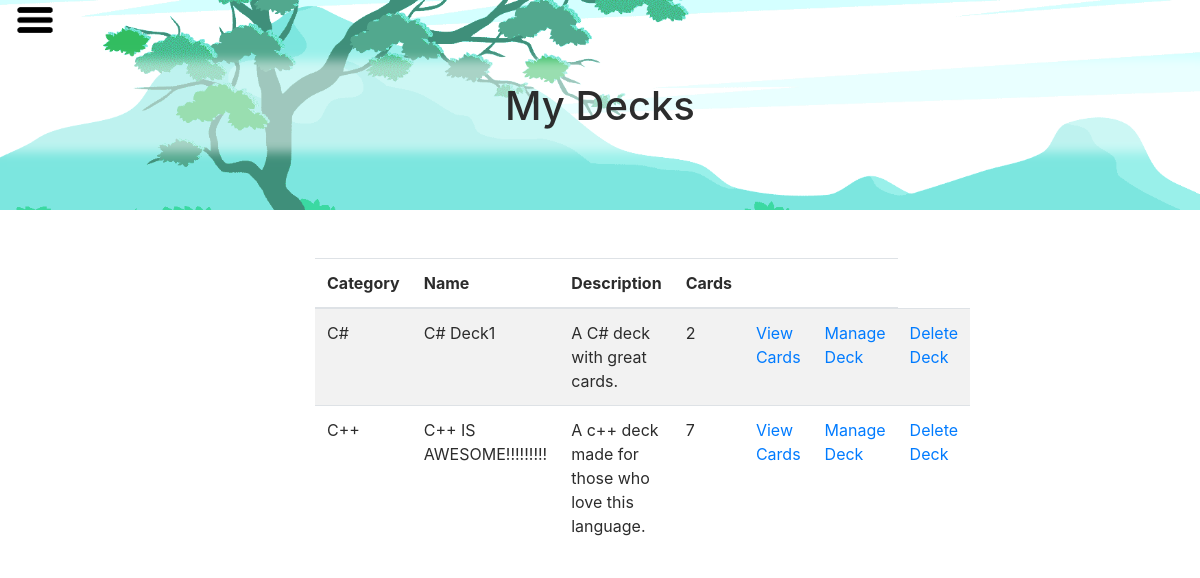
The app's page /views/myDecks.php (signed in) with its own data.
### tables this page shows
CREATE TABLE IF NOT EXISTS `decks` (
  `DeckID` int(11) NOT NULL AUTO_INCREMENT,
  `DeckDesc` varchar(750) NOT NULL,
  `DeckName` varchar(150) NOT NULL,
  `Public` tinyint(1) NOT NULL,
  PRIMARY KEY (`DeckID`)
);

CREATE TABLE IF NOT EXISTS `categories` (
  `CategoryID` int(11) NOT NULL AUTO_INCREMENT,
  `CategoryName` varchar(300) NOT NULL,
  `CategoryImage` varchar(300) NOT NULL,
  PRIMARY KEY (`CategoryID`)
);

### models/DBFunctions.php (called while the page is built, shortened)
<?php
function GetDecksCardCount($DeckID){
	global $db;
	$query = $db->prepare("SELECT COUNT(CardID) as count FROM cards
							 WHERE cards.DeckFK = :DeckID ");
	$query->bindParam(":DeckID", $DeckID);
	$query->execute();
	$result = $query->fetch();
	return $result;
}
    function GetDecksByUser($Email){
    	global $db;
		$query = $db->prepare("SELECT DeckName, DeckDesc, DeckID, Public, userdecks.Creator, categories.CategoryName FROM decks
								INNER JOIN deckscategories ON decks.DeckID = deckscategories.DeckFK
								INNER JOIN categories ON deckscategories.CategoryFK = categories.CategoryID
								INNER JOIN userdecks ON decks.DeckID = userdecks.DeckFK
								INNER JOIN users ON userdecks.UserFK = users.UserID
								WHERE users.Email = :Email
								ORDER BY Creator DESC");
		$query->bindParam(":Email", $Email);
		$query->execute();
		$result = $query->fetchall();
		return $result;
    }
?>

### views/myDecks.php (the view, shortened to what this page needs)
<?php
    include('heading.php');
    include('../models/DBConnect.php');
    include('../models/DBFunctions.php');
    $decks = GetDecksByUser($_SESSION['signedInEmail']);
?>
<div class="container-fluid" id="main-content">
    <div class="row">
        <div class="col-12 header-login">
            <div class="col-12 text-left">
                <a class="navigation-btn" id="navigation-btn">
                    <img src="../images/hamburg.png" alt="Navigation Menu">
                </a>
            </div>
            <div class="row h-100 m-0 p-0">
                <h1 class="my-auto">My Decks</h1>
            </div>
        </div>
        <div class="col-sm-8 col-md-6 mt-5 mx-auto">
            <table class="table table-striped">
                <thead>
                    <tr>
                        <th scope="col">Category</th>
                        <th scope="col">Name</th>
                        <th scope="col">Description</th>
                        <th scope="col">Cards</th>
                        <th scope="col"></th>
                        <th scope="col"></th>
                    </tr>
                </thead>
                <tbody>
                    <?php if(count($decks) > 0): ?>
                        <?php foreach($decks as $deck): ?>
                            <?php $cardCount = GetDecksCardCount($deck['DeckID']); ?>
                                <tr>
                                    <td scope="col"><?php echo $deck['CategoryName']; ?></td>
                                    <td scope="col"><?php echo $deck['DeckName']; ?></td>
                                    <td scope="col"><?php echo $deck['DeckDesc']; ?></td>
                                    <td scope="col"><?php echo $cardCount['count']; ?></td>
                                    <td scope="col"><a href="../views/flashcardsQuiz.php?DeckID=<?php echo $deck['DeckID']; ?>" alt="View <?php echo $deck['DeckName']; ?>" >View Cards</a></td>
                                        <?php if($deck['Creator']): ?>
                                            <td scope="col">
                                                <a href="../controllers/editDeck.php?DeckID=<?php echo $deck['DeckID']; ?>" alt="Manage <?php echo $deck['DeckName']; ?>" >Manage Deck</a>
                                            </td>
                                            <td scope="col">
                                                <a href="../controllers/deleteDeck.php?DeckID=<?php echo $deck['DeckID']; ?>" alt="Delete <?php echo $deck['DeckName']; ?>" onclick="return confirm('Are you sure you want to delete this record?.');">Delete Deck</a>
                                            </td>
                                        <?php else: ?>
                                            <td scope="col"></td>
                                            <td scope="col"><a href="../controllers/removeDeck.php?DeckID=<?php echo $deck['DeckID']; ?>" alt="Remove <?php echo $deck['DeckName']; ?>" >Remove Deck</td>
                                        <?php endif; ?>
                                </tr>
                        <?php endforeach; ?>
                    <?php else: ?>
                        <tr>
                            <td colspan="4">No decks found.</td>
                        </tr>
                    <?php endif; ?>
                </tbody>
            </table>
        </div>
    </div>
</div>
<?php include('footer.php');?>

### css/style.css (style rules this page uses)
body { color: rgb(44, 44, 44); }
.header-login { height: 210px; background: url(../images/tree-header.png); background-position: center; background-repeat: no-repeat; background-size: cover; padding: 0; }
.header-login h1 { text-align: center; background-color: rgba(255,255,255,0.5); width: 100%; padding: 1% 0; box-shadow: 0px 0px 10px 10px rgba(255,255,255,0.5); }
.navigation-btn { position: fixed; background-color: transparent; border: none; cursor: pointer; z-index: 1; }
.navigation-btn img { height: 40px; }

### records on screen
decks: categories.CategoryName "C#", DeckName "C# Deck1", DeckDesc "A C# deck with great cards.", count "2"
decks: categories.CategoryName "C++", DeckName "C++ IS AWESOME!!!!!!!!!", DeckDesc "A c++ deck made for those who love this language.", count "7"
